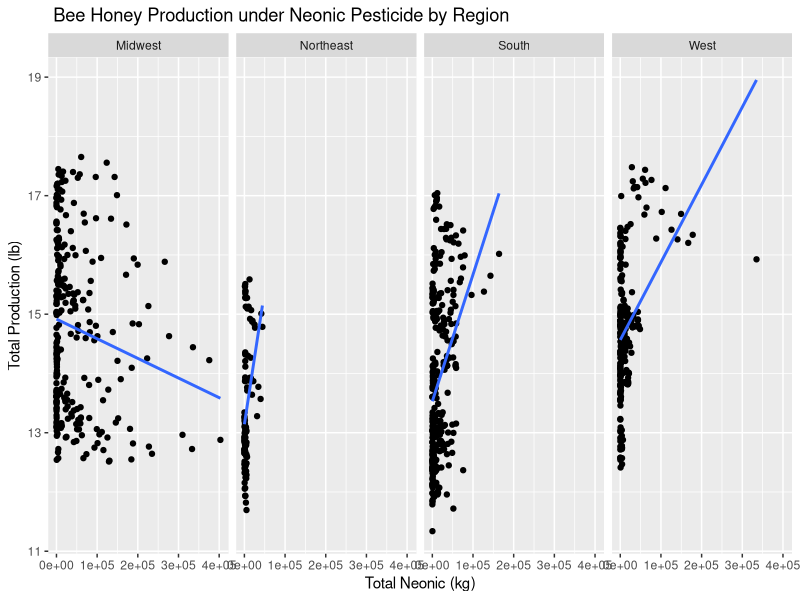
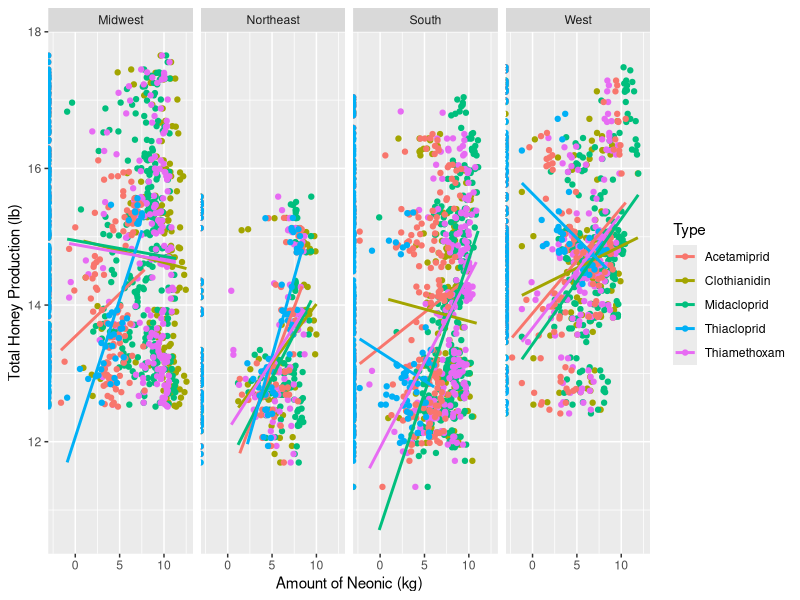
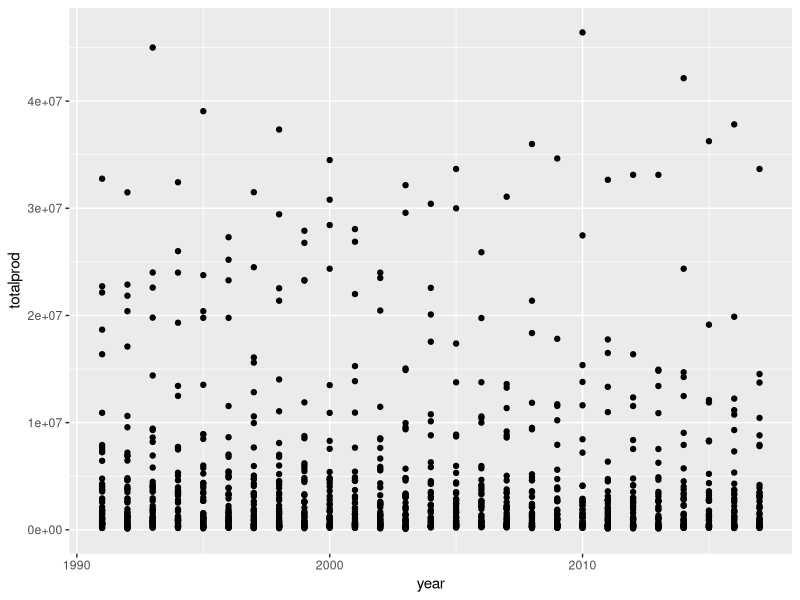

R code for these plots, in order:
## ---- chunk 1
library(dplyr)
library(tidyverse)
library(ggplot2)
## ---- chunk 2
honey.csv <- read.csv("Honey_v03.csv")


neonicvtotalprod <- honey.csv %>%
  group_by(Region) 


ggplot(data = neonicvtotalprod, mapping = aes(x = nAllNeonic, y = log(totalprod), group = Region)) +
  facet_grid(.~ Region) +
  geom_point() +
  geom_smooth(method = "lm", se = FALSE) +
  labs (x = "Total Neonic (kg)", y = "Total Production (lb)", title = " Bee Honey Production under Neonic Pesticide by Region")



plot1.mod <- lm(data = honey.csv, formula = log(totalprod) ~ nAllNeonic)
summary(plot1.mod)

#Since there is a significant relationship in total production between
#the four regions (insert p-value), we perform post-hoc analysis

# library(multcomp)


#post_hoc_honey <- glht()


# nonparametric counterpart of anova for independent samples
#nonparametric post hoc test for unpaired or independent (usually mann whitney)
## ---- chunk 3
byneonic <- select(honey.csv, totalprod, 12:16, Region); byneonic
byneonic <- na.omit(byneonic)
byneonicA <- gather(byneonic, "Type", "Amount", 2:6)
byneonicB <- byneonicA %>%
  mutate(logtotalprod = log(totalprod), logamount = log(Amount))
byneonicB

ggplot(byneonicB, aes(x = logamount, y = logtotalprod, color = Type)) + 
  geom_point() + facet_grid(.~ Region) + 
   labs(Title = "Effects of different Neonic types to honey production by Region", x = "Amount of Neonic (kg)", y = "Total Honey Production (lb)") +
   scale_fill_discrete(name = "Type", labels = c("Acetamiprid", "Clothianidin", "Imidacloprid", "Thiacloprid", "Thiamethoxam"))  +
  geom_smooth(method = lm, se = FALSE)

#tagsatagsa ug lm sa mga lines (5 x 4 regions) --> to prove statistical significance 
 #use method = spearman
## ---- chunk 4
#stat:


## ---- chunk 5
library(tidyverse)
install.packages("ggubr")
library(ggpubr)
install.packages("ggubr")
library(rstatix)
## ---- chunk 6
honey <- read.csv("./Honey_v03.csv")
honey
## ---- chunk 7
year_plot <- ggplot(honey, aes(year, totalprod)) + geom_point()
year_plot
